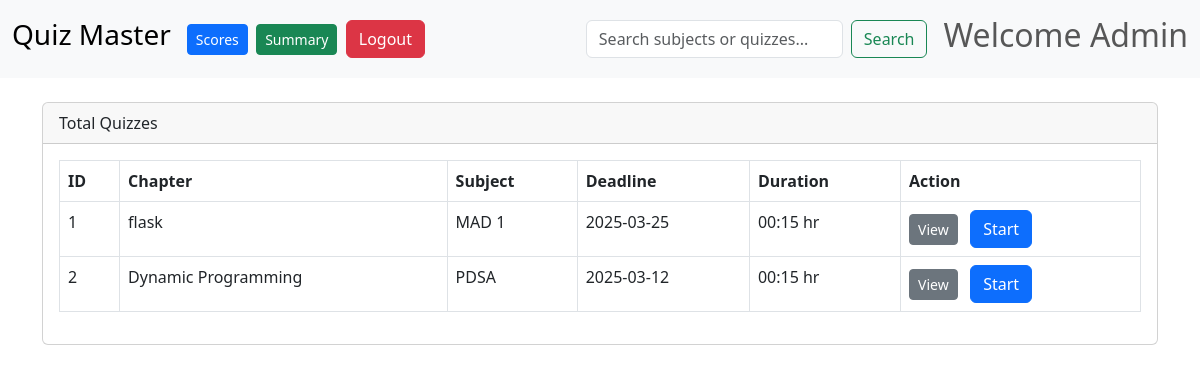
/home/1, run on the app's committed database.
### Application/models.py (models this page shows)
class User(db.Model):
    __tablename__ = 'user'
    id = db.Column(db.Integer, autoincrement=True, primary_key=True)
    username = db.Column(db.String(80), unique=True, nullable=False)
    email = db.Column(db.String(120), unique=True, nullable=False)
    password = db.Column(db.String(80), nullable=False)
    Full_Name = db.Column(db.String(80), nullable=False)
    role = db.Column(db.String(80),default = 'genral' , nullable=False)
    qualification = db.Column(db.String(80), nullable=False)
    DOB = db.Column(db.String(80), nullable=False)

class Quiz(db.Model):
    __tablename__ = 'quiz'
    id = db.Column(db.Integer, autoincrement=True, primary_key=True)
    chapter_id = db.Column(db.Integer, db.ForeignKey('chapter.id'), nullable=False)
    date_of_quiz = db.Column(db.String(80), nullable=False)
    time_duration = db.Column(db.String(80), nullable=False)
    remarks = db.Column(db.String(80), nullable=True)
    no_of_questions = db.Column(db.Integer,default=0, nullable=False)
    chapter = db.relationship('Chapter', backref='quiz', lazy=True)

class Chapter(db.Model):
    __tablename__ = 'chapter'
    id = db.Column(db.Integer, autoincrement=True, primary_key=True)
    name = db.Column(db.String(80), unique=True, nullable=False)
    description = db.Column(db.String(80), nullable=False)
    subject_id = db.Column(db.Integer, db.ForeignKey('subject.id'), nullable=False)
    subject = db.relationship('Subject', backref='chapter', lazy=True)

class Subject(db.Model):
    __tablename__ = 'subject'
    id = db.Column(db.Integer, autoincrement=True, primary_key=True)
    name = db.Column(db.String(80), unique=True, nullable=False)
    description = db.Column(db.String(80), nullable=False)

### Application/controller.py (the view)
@app.route('/home/<int:user_id>', methods=['GET', 'POST'])
def user_dash(user_id):
    user = User.query.filter_by(id=user_id).first()
    if user:
        quizzes  = Quiz.query.all()
        scores = Score.query.filter_by(user_id=user_id).all()
        return render_template('userdashboard.html', user=user, quizzes=quizzes, scores=scores)
    return redirect('/')

### templates/userdashboard.html (shortened to what this page needs)
<!DOCTYPE html>
<html lang="en">
<head>
    <link href="https://cdn.jsdelivr.net/npm/bootstrap@5.3.0-alpha3/dist/css/bootstrap.min.css" rel="stylesheet">
</head>
<body>
    <nav class="navbar navbar-expand-lg navbar-light bg-light">
        <div class="container-fluid">
            <a class="navbar-brand" href="#"><h3>Quiz Master</h3></a>
            <button type="button" class="btn btn-primary btn-sm" data-bs-toggle="modal" data-bs-target="#scoresModal">Scores</button>
            <button type="button" class="btn btn-success btn-sm" data-bs-toggle="modal" data-bs-target="#summaryChartsModal">Summary</button>
            <a href="/" class="btn btn-danger">Logout</a>
            <form class="d-flex ms-auto" id="searchForm">
                <input class="form-control me-2" type="search" placeholder="Search subjects or quizzes..." aria-label="Search" id="searchInput">
                <button class="btn btn-outline-success" type="submit">Search</button>
            </form>
            <span class="navbar-text ms-3"><h2>Welcome {{user.Full_Name}}</h2></span>
        </div>
    </nav>
    <div class="container mt-4">
        <div class="card mb-4">
            <div class="card-header">Total Quizzes</div>
            <div class="card-body">
                <table class="table table-bordered" id="quizTable">
                    <thead>
                        <tr>
                            <th>ID</th>
                            <th>Chapter</th>
                            <th>Subject</th>
                            <th>Deadline</th>
                            <th>Duration</th>
                            <th>Action</th>
                        </tr>
                    </thead>
                    <tbody>
                    {% for quiz in quizzes %}
                    <tr>
                        <td>{{ quiz.id }}</td>
                        <td>{{ quiz.chapter.name }}</td>
                        <td>{{ quiz.chapter.subject.name }}</td>
                        <td>{{ quiz.date_of_quiz }}</td>
                        <td>{{ quiz.time_duration }} hr</td>
                        <td><button type="button"
                                    class="btn btn-secondary btn-sm view-quiz-btn"
                                    data-bs-toggle="modal"
                                    data-bs-target="#quizDetailModal"
                                    data-quizid="{{ quiz.id }}"
                                    data-subject="{{ quiz.chapter.subject.name }}"
                                    data-chapter="{{ quiz.chapter.name }}"
                                    data-date="{{ quiz.date_of_quiz }}"
                                    data-time="{{ quiz.time_duration }}"
                                    data-subjectdesc="{{ quiz.chapter.subject.description }}"
                                    data-chapterdesc="{{ quiz.chapter.description }}"
                                    data-quizremark="{{ quiz.remarks }}">
                                View
                            </button>
                            <a href="/quizpage/{{quiz.id}}/{{user.id}}"><button class="btn btn-primary">Start</button></a>
                        </td>
                    </tr>
                    {% endfor %}
                    </tbody>
                </table>
            </div>
        </div>
    </div>
</body>
</html>

### data on the page
User: Full_Name "Admin"
Quiz: id "1", chapter.name "flask", chapter.subject.name "MAD 1", date_of_quiz "2025-03-25", time_duration "00:15"
Quiz: id "2", chapter.name "Dynamic Programming", chapter.subject.name "PDSA", date_of_quiz "2025-03-12", time_duration "00:15"
